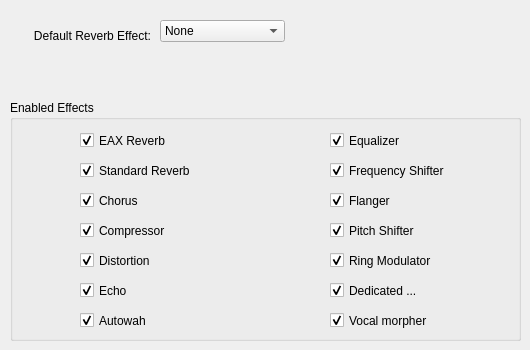
    <widget class="QWidget" name="tab_4">
     <attribute name="title">
      <string>Effects</string>
     </attribute>
     <widget class="QGroupBox" name="groupBox_5">
      <property name="geometry">
       <rect>
        <x>10</x>
        <y>100</y>
        <width>511</width>
        <height>241</height>
       </rect>
      </property>
      <property name="toolTip">
       <string>Specifies which effects apps can recognize. Disabling effects
can help for apps that try to use ones that are too intensive
for the system to handle.</string>
      </property>
      <property name="title">
       <string>Enabled Effects</string>
      </property>
      <widget class="QCheckBox" name="enableEaxReverbCheck">
       <property name="geometry">
        <rect>
         <x>70</x>
         <y>30</y>
         <width>131</width>
         <height>21</height>
        </rect>
       </property>
       <property name="text">
        <string>EAX Reverb</string>
       </property>
       <property name="checked">
        <bool>true</bool>
       </property>
      </widget>
      <widget class="QCheckBox" name="enableStdReverbCheck">
       <property name="geometry">
        <rect>
         <x>70</x>
         <y>60</y>
         <width>131</width>
         <height>21</height>
        </rect>
       </property>
       <property name="text">
        <string>Standard Reverb</string>
       </property>
       <property name="checked">
        <bool>true</bool>
       </property>
      </widget>
      <widget class="QCheckBox" name="enableChorusCheck">
       <property name="geometry">
        <rect>
         <x>70</x>
         <y>90</y>
         <width>131</width>
         <height>21</height>
        </rect>
       </property>
       <property name="text">
        <string>Chorus</string>
       </property>
       <property name="checked">
        <bool>true</bool>
       </property>
      </widget>
      <widget class="QCheckBox" name="enableDistortionCheck">
       <property name="geometry">
        <rect>
         <x>70</x>
         <y>150</y>
         <width>131</width>
         <height>21</height>
        </rect>
       </property>
       <property name="text">
        <string>Distortion</string>
       </property>
       <property name="checked">
        <bool>true</bool>
       </property>
      </widget>
      <widget class="QCheckBox" name="enableEchoCheck">
       <property name="geometry">
        <rect>
         <x>70</x>
         <y>180</y>
         <width>131</width>
         <height>21</height>
        </rect>
       </property>
       <property name="text">
        <string>Echo</string>
       </property>
       <property name="checked">
        <bool>true</bool>
       </property>
      </widget>
      <widget class="QCheckBox" name="enableEqualizerCheck">
       <property name="geometry">
        <rect>
         <x>320</x>
         <y>30</y>
         <width>131</width>
         <height>21</height>
        </rect>
       </property>
       <property name="text">
        <string>Equalizer</string>
       </property>
       <property name="checked">
        <bool>true</bool>
       </property>
      </widget>
      <widget class="QCheckBox" name="enableFlangerCheck">
       <property name="geometry">
        <rect>
         <x>320</x>
         <y>90</y>
         <width>131</width>
         <height>21</height>
        </rect>
       </property>
       <property name="text">
        <string>Flanger</string>
       </property>
       <property name="checked">
        <bool>true</bool>
       </property>
      </widget>
      <widget class="QCheckBox" name="enableModulatorCheck">
       <property name="geometry">
        <rect>
         <x>320</x>
         <y>150</y>
         <width>131</width>
         <height>21</height>
        </rect>
       </property>
       <property name="text">
        <string>Ring Modulator</string>
       </property>
       <property name="checked">
        <bool>true</bool>
       </property>
      </widget>
      <widget class="QCheckBox" name="enableDedicatedCheck">
       <property name="geometry">
        <rect>
         <x>320</x>
         <y>180</y>
         <width>131</width>
         <height>21</height>
        </rect>
       </property>
       <property name="toolTip">
        <string>Enables both the Dedicated Dialog and Dedicated LFE effects
added by the ALC_EXT_DEDICATED extension.</string>
       </property>
       <property name="text">
        <string>Dedicated ...</string>
       </property>
       <property name="checked">
        <bool>true</bool>
       </property>
      </widget>
      <widget class="QCheckBox" name="enableCompressorCheck">
       <property name="geometry">
        <rect>
         <x>70</x>
         <y>120</y>
         <width>111</width>
         <height>21</height>
        </rect>
       </property>
       <property name="text">
        <string>Compressor</string>
       </property>
       <property name="checked">
        <bool>true</bool>
       </property>
      </widget>
      <widget class="QCheckBox" name="enablePitchShifterCheck">
       <property name="geometry">
        <rect>
         <x>320</x>
         <y>120</y>
         <width>131</width>
         <height>21</height>
        </rect>
       </property>
       <property name="text">
        <string>Pitch Shifter</string>
       </property>
       <property name="checked">
        <bool>true</bool>
       </property>
      </widget>
      <widget class="QCheckBox" name="enableFrequencyShifterCheck">
       <property name="geometry">
        <rect>
         <x>320</x>
         <y>60</y>
         <width>131</width>
         <height>21</height>
        </rect>
       </property>
       <property name="text">
        <string>Frequency Shifter</string>
       </property>
       <property name="checked">
        <bool>true</bool>
       </property>
      </widget>
      <widget class="QCheckBox" name="enableAutowahCheck">
       <property name="geometry">
        <rect>
         <x>70</x>
         <y>210</y>
         <width>131</width>
         <height>21</height>
        </rect>
       </property>
       <property name="text">
        <string>Autowah</string>
       </property>
       <property name="checked">
        <bool>true</bool>
       </property>
      </widget>
      <widget class="QCheckBox" name="enableVocalMorpherCheck">
       <property name="geometry">
        <rect>
         <x>320</x>
         <y>210</y>
         <width>131</width>
         <height>21</height>
        </rect>
       </property>
       <property name="text">
        <string>Vocal morpher</string>
       </property>
       <property name="checked">
        <bool>true</bool>
       </property>
      </widget>
     </widget>
     <widget class="QLabel" name="label_13">
      <property name="geometry">
       <rect>
        <x>10</x>
        <y>20</y>
        <width>141</width>
        <height>31</height>
       </rect>
      </property>
      <property name="text">
       <string>Default Reverb Effect:</string>
      </property>
      <property name="alignment">
       <set>Qt::AlignRight|Qt::AlignTrailing|Qt::AlignVCenter</set>
      </property>
     </widget>
     <widget class="QComboBox" name="defaultReverbComboBox">
      <property name="geometry">
       <rect>
        <x>160</x>
        <y>20</y>
        <width>131</width>
        <height>31</height>
       </rect>
      </property>
      <property name="sizeAdjustPolicy">
       <enum>QComboBox::AdjustToContents</enum>
      </property>
      <item>
       <property name="text">
        <string>None</string>
       </property>
      </item>
      <item>
       <property name="text">
        <string>Generic</string>
       </property>
      </item>
      <item>
       <property name="text">
        <string>PaddedCell</string>
       </property>
      </item>
      <item>
       <property name="text">
        <string>Room</string>
       </property>
      </item>
      <item>
       <property name="text">
        <string>Bathroom</string>
       </property>
      </item>
      <item>
       <property name="text">
        <string>Livingroom</string>
       </property>
      </item>
      <item>
       <property name="text">
        <string>Stoneroom</string>
       </property>
      </item>
      <item>
       <property name="text">
        <string>Auditorium</string>
       </property>
      </item>
      <item>
       <property name="text">
        <string>ConcertHall</string>
       </property>
      </item>
      <item>
       <property name="text">
        <string>Cave</string>
       </property>
      </item>
      <item>
       <property name="text">
        <string>Arena</string>
       </property>
      </item>
      <item>
       <property name="text">
        <string>Hangar</string>
       </property>
      </item>
      <item>
       <property name="text">
        <string>CarpetedHallway</string>
       </property>
      </item>
      <item>
       <property name="text">
        <string>Hallway</string>
       </property>
      </item>
      <item>
       <property name="text">
        <string>StoneCorridor</string>
       </property>
      </item>
      <item>
       <property name="text">
        <string>Alley</string>
       </property>
      </item>
      <item>
       <property name="text">
        <string>Forest</string>
       </property>
      </item>
      <item>
       <property name="text">
        <string>City</string>
       </property>
      </item>
      <item>
       <property name="text">
        <string>Mountains</string>
       </property>
      </item>
      <item>
       <property name="text">
        <string>Quarry</string>
       </property>
      </item>
      <item>
       <property name="text">
        <string>Plain</string>
       </property>
      </item>
      <item>
       <property name="text">
        <string>ParkingLot</string>
       </property>
      </item>
      <item>
       <property name="text">
        <string>SewerPipe</string>
       </property>
      </item>
      <item>
       <property name="text">
        <string>Underwater</string>
       </property>
      </item>
      <item>
       <property name="text">
        <string>Drugged</string>
       </property>
      </item>
      <item>
       <property name="text">
        <string>Dizzy</string>
       </property>
      </item>
      <item>
       <property name="text">
        <string>Psychotic</string>
       </property>
      </item>
     </widget>
    </widget>
